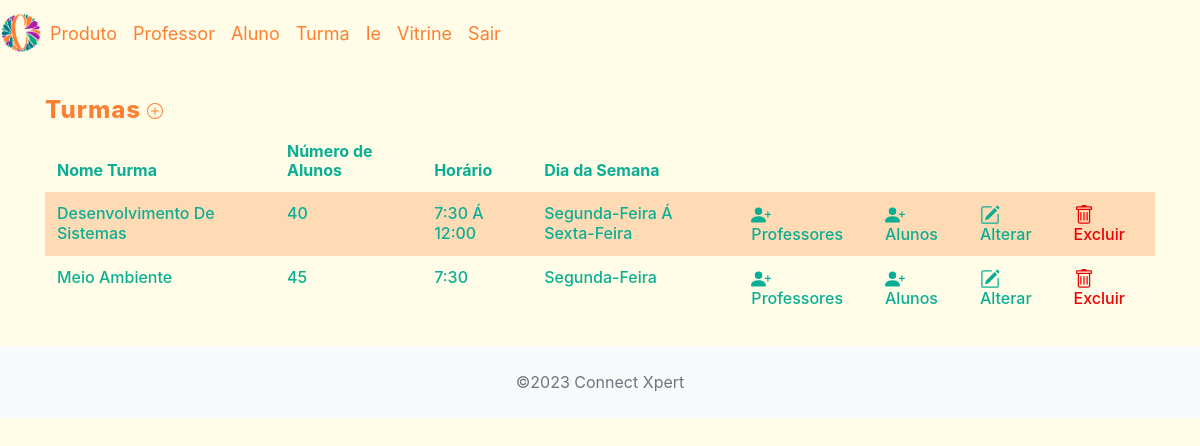
/crud_connectxpert/app/controller/TurmaController.php?action=list (signed in), run on the app's committed database.
### tables this page shows
CREATE TABLE `turma` (
  `id_turma` int(11) NOT NULL,
  `nome_turma` varchar(60) NOT NULL,
  `num_alunos` int(11) NOT NULL,
  `horario` varchar(45) NOT NULL,
  `dia_semana` varchar(60) NOT NULL
);

### crud_connectxpert/app/controller/TurmaController.php (called while the page is built, shortened)
<?php
require_once(__DIR__ . "/../dao/TurmaDAO.php");
require_once(__DIR__ . "/../model/Turma.php");
class TurmaController extends Controller {
    private TurmaDAO $turmaDao;
    public function __construct() {
        $this->turmaDao = new TurmaDAO();
        $this->handleAction();
    }
    protected function list(string $msgErro = "", string $msgSucesso = "") {
        $turmas = $this->turmaDao->list();
        $dados["lista"] = $turmas;
        $this->loadView("turma/listTurma.php", $dados,  $msgErro, $msgSucesso);
    }
}
$turCont = new TurmaController();

### crud_connectxpert/app/model/Turma.php (called while the page is built)
<?php
class Turma {
    private $idTurma;
    private $nomeTurma;
    private $numAlunos;
    private $horario;
    private $diaSemana;
    public function getIdTurma()
    {
        return $this->idTurma;
    }
    public function setIdTurma($idTurma)
    {
        $this->idTurma = $idTurma;
        return $this;
    }
    public function getNomeTurma()
    {
        return $this->nomeTurma;
    }
    public function setNomeTurma($nomeTurma)
    {
        $this->nomeTurma = $nomeTurma;
        return $this;
    }
    public function getNumAlunos()
    {
        return $this->numAlunos;
    }
    public function setNumAlunos($numAlunos)
    {
        $this->numAlunos = $numAlunos;
        return $this;
    }
    public function getHorario()
    {
        return $this->horario;
    }
    public function setHorario($horario)
    {
        $this->horario = $horario;
        return $this;
    }
    public function getDiaSemana()
    {
        return $this->diaSemana;
    }
    public function setDiaSemana($diaSemana)
    {
        $this->diaSemana = $diaSemana;
        return $this;
    }
}

### crud_connectxpert/app/dao/TurmaDAO.php (called while the page is built, shortened)
<?php
include_once(__DIR__ . "/../model/Turma.php");
class TurmaDAO {
    public function list() {
        $conn = Connection::getConn();
        $sql = "SELECT * FROM turma AS t ORDER BY nome_turma";
        $stm = $conn->prepare($sql);
        $stm->execute();
        $result = $stm->fetchAll();
        return $this->mapTurmas($result);
    }
    private function mapTurmas($result) {
        $turmas = array();
        foreach ($result as $reg) {
            $turma = new Turma();
            $turma->setIdTurma($reg['id_turma']);
            $turma->setNomeTurma($reg['nome_turma']);
            $turma->setNumAlunos($reg['num_alunos']);
            $turma->setHorario($reg['horario']);
            $turma->setDiaSemana($reg['dia_semana']);
            array_push($turmas, $turma);
        }
        return $turmas;
    }
}

### crud_connectxpert/app/view/turma/listTurma.php (the view, shortened to what this page needs)
<?php
require_once(__DIR__ . "/../include/header.php");
require_once(__DIR__ . "/../include/menu.php");
echo '<link rel="stylesheet" href="' . BASEURL . '/view/turma/turmastyle.css">';
?>
<div class="container">
    <div class="row">
    <h3 class="col-md-12">Turmas
                <a class="btn-inserir"
                href="<?= BASEURL ?>/controller/TurmaController.php?action=create">
</a></h3>
        <div class="col-9">
        </div>
    </div>
    <div class="row" style="margin-top: 10px;">
        <div class="col-12">
            <table id="tabTurmas" class='table table-striped'>
                <thead>
                    <tr class="topicos">
                        <th>Nome Turma</th>
                        <th>Número de Alunos</th>
                        <th>Horário</th>
                        <th>Dia da Semana</th>
                    </tr>
                </thead>
                <tbody>
                    <?php foreach($dados['lista'] as $tur): ?>
                        <tr class="listagem">
                            <td><?= $tur->getNomeTurma(); ?></td>
                            <td><?= $tur->getNumAlunos(); ?></td>
                            <td><?= $tur->getHorario(); ?></td>
                            <td><?= $tur->getDiaSemana(); ?></td>
                            <td><a class="btn-alterar"
                                href="<?= BASEURL ?>/controller/TurmaProfessorController.php?action=list&id=<?= $tur->getIdTurma() ?>">
 Professores</a>
                            <td><a class="btn-alterar"
                                href="<?= BASEURL ?>/controller/TurmaAlunoController.php?action=list&id=<?= $tur->getIdTurma() ?>">
 Alunos</a>
                            <td><a class="btn-alterar"
                                href="<?= BASEURL ?>/controller/TurmaController.php?action=edit&id=<?= $tur->getIdTurma() ?>">
 Alterar</a>
                            </td>
                            <td><a class="btn-excluir"
                                onclick="return confirm('Confirma a exclusão da turma?');"
                                href="<?= BASEURL ?>/controller/TurmaController.php?action=delete&id=<?= $tur->getIdTurma() ?>">
 Excluir</a>
                            </td>
                        </tr>
                    <?php endforeach; ?>
                </tbody>
            </table>
        </div>
    </div>
</div>
<?php
require_once(__DIR__ . "/../include/footer.php");
?>

### crud_connectxpert/app/view/turma/turmastyle.css (style rules this page uses)
body { background-color: #fffde7; }
h3 { width: 100px; height: 45px; top: 30px; color: rgba(255, 127, 50, 1); font-style: normal; font-size: 24px; font-weight: 800; line-height: 1.2; letter-spacing: 1px; text-decoration: none; text-transform: none; }
.topicos { width: 102.5px; height: 14.73px; left: 135px; top: 187.82px; color: rgba(10, 174, 148, 1); font-style: normal; font-size: 16px; font-weight: 600; line-height: 1.2; letter-spacing: 0px; text-decoration: none; }
.listagem { width: 201px; height: 18px; left: 140px; top: 261px; color: rgb(10, 174, 148, 1); font-style: normal; font-size: 16px; font-weight: 500; line-height: 1.2; text-decoration: none; text-transform: capitalize; }
.btn-alterar { color: rgb(10, 174, 148, 1); }
.btn-excluir { color:rgb(238, 1, 1); }
.table-striped tbody tr:nth-of-type(odd) { background-color: rgba(255, 129, 50, 0.274) !important; }
.table td, .table th { border-top: 0px solid transparent !important; }
.table thead th { border-bottom: 0px solid transparent !important; }

### data on the page
turma: nome_turma "Desenvolvimento De Sistemas", num_alunos "40", horario "7:30 Á 12:00", dia_semana "Segunda-Feira Á Sexta-Feira"
turma: nome_turma "Meio Ambiente", num_alunos "45", horario "7:30", dia_semana "Segunda-Feira"
